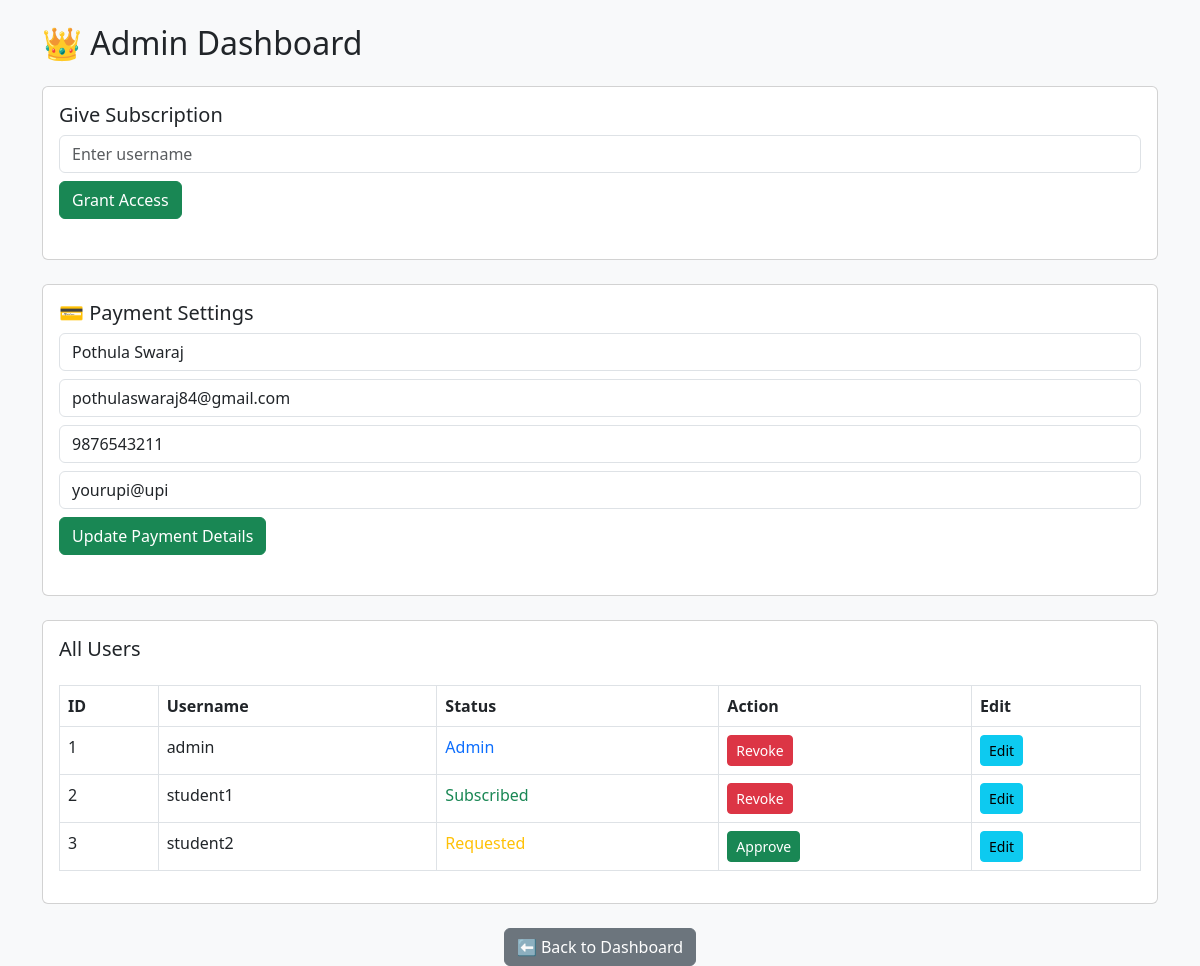
Page /admin (signed in) on the earlier database version.
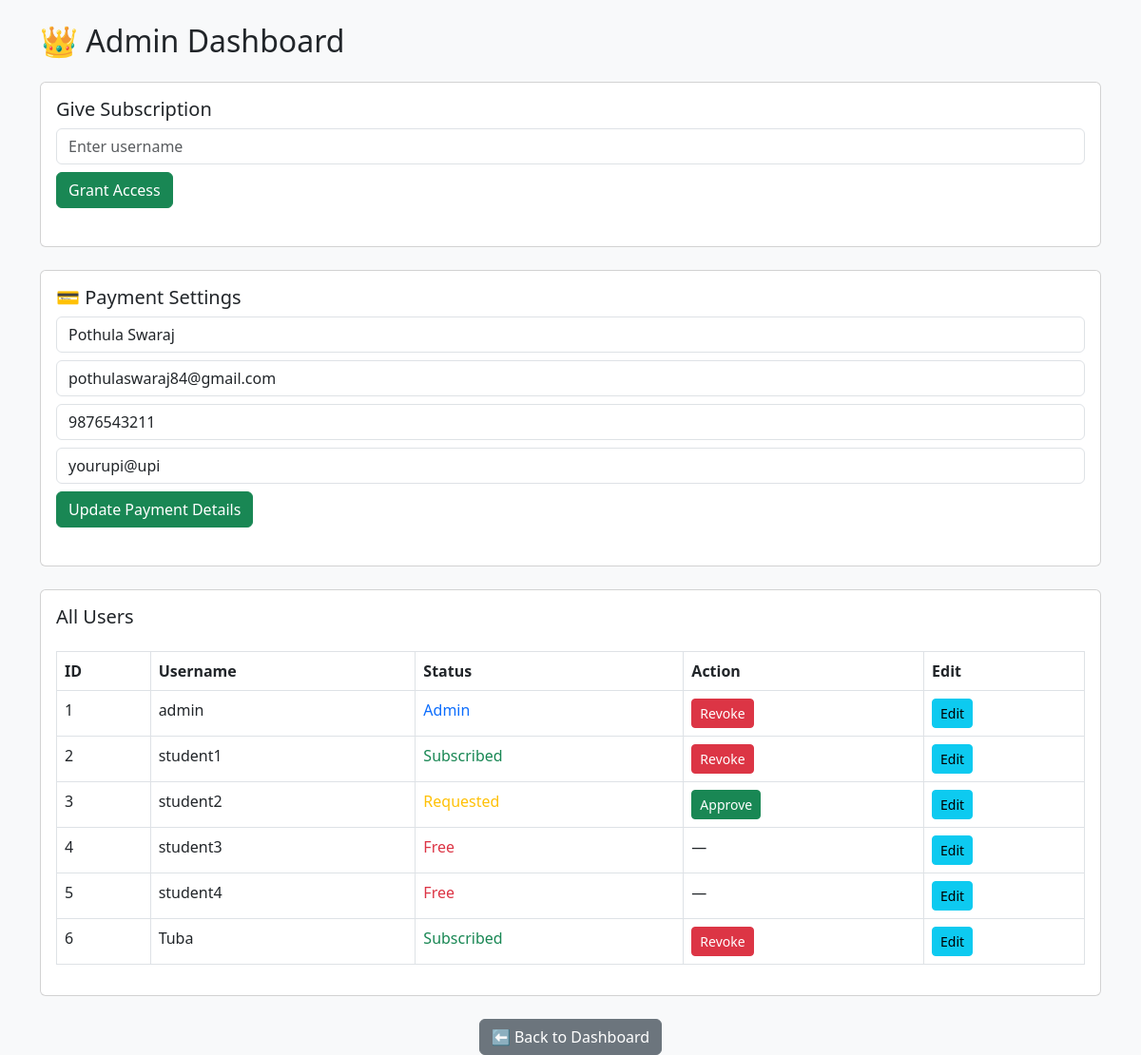
Same page on the later database version.
### models.py (models this page shows)
class AppSettings(db.Model):
    id = db.Column(db.Integer, primary_key=True)
    admin_name = db.Column(db.String(100))
    admin_email = db.Column(db.String(150))
    phone = db.Column(db.String(20))
    upi_id = db.Column(db.String(100))

class User(UserMixin, db.Model):
    id = db.Column(db.Integer, primary_key=True)
    username = db.Column(db.String(100), unique=True, nullable=False)
    password = db.Column(db.String(200), nullable=False)
    ip_address = db.Column(db.String(100))
    user_agent = db.Column(db.String(300))
    full_name = db.Column(db.String(150))
    email = db.Column(db.String(150), unique=True)
    is_admin = db.Column(db.Boolean, default=False)
    is_subscribed = db.Column(db.Boolean, default=False)
    subscription_expiry = db.Column(db.DateTime)
    is_requested = db.Column(db.Boolean, default=False)

### app.py (the view, shortened to what this page needs)
@app.route("/admin", methods=["GET", "POST"])
@login_required
def admin_dashboard():
    if not current_user.is_admin:
        return "Access Denied"
    message = ""
    settings = AppSettings.query.first()
    users = User.query.all()
    response = make_response(render_template("admin.html", users=users, message=message))
    response.headers["Cache-Control"] = "no-store"
    return response

### app.py (called while the page is built)
@login_manager.user_loader
def load_user(user_id):
    return User.query.get(int(user_id))

@app.context_processor
def inject_settings():
    return dict(settings=AppSettings.query.first())

### templates/admin.html (shortened to what this page needs)
<!DOCTYPE html>
<html>
<head>
    <link href="https://cdn.jsdelivr.net/npm/bootstrap@5.3.0/dist/css/bootstrap.min.css" rel="stylesheet">
</head>
<body class="bg-light">
<div class="container mt-4">
    <h2 class="mb-4">👑 Admin Dashboard</h2>
    <div class="card p-3 mb-4">
        <h5>Give Subscription</h5>
        <form method="POST">
            <input type="text" name="username"
                   class="form-control mb-2"
                   placeholder="Enter username" required>
            <button class="btn btn-success">Grant Access</button>
        </form>
    </div>
    <div class="card p-3 mb-4">
        <h5>💳 Payment Settings</h5>
        <form method="POST">
            <input type="text" name="admin_name"
                   value="{{ settings.admin_name }}"
                   class="form-control mb-2"
                   placeholder="Admin Name">
            <input type="email" name="admin_email"
                   value="{{ settings.admin_email }}"
                   class="form-control mb-2"
                   placeholder="Email">
            <input type="text" name="phone"
                   value="{{ settings.phone }}"
                   class="form-control mb-2"
                   placeholder="Phone">
            <input type="text" name="upi_id"
                   value="{{ settings.upi_id }}"
                   class="form-control mb-2"
                   placeholder="UPI ID">
            <button class="btn btn-success">Update Payment Details</button>
        </form>
    </div>
    <div class="card p-3">
        <h5>All Users</h5>
        <table class="table table-bordered mt-3">
            <tr>
                <th>ID</th>
                <th>Username</th>
                <th>Status</th>
                <th>Action</th>
                <th>Edit</th>
            </tr>
            {% for u in users %}
            <tr>
                <td>{{ u.id }}</td>
                <td>{{ u.username }}</td>
                <td>
                    {% if u.is_admin %}
                        <span class="text-primary">Admin</span>
                    {% elif u.is_subscribed %}
                        <span class="text-success">Subscribed</span>
                    {% elif u.is_requested %}
                        <span class="text-warning">Requested</span>
                    {% else %}
                        <span class="text-danger">Free</span>
                    {% endif %}
                </td>
                <td>
                    {% if u.is_requested %}
                        <a href="/approve/{{ u.id }}" class="btn btn-success btn-sm">Approve</a>
                    {% elif u.is_subscribed %}
                        <a href="/revoke/{{ u.id }}" class="btn btn-danger btn-sm">Revoke</a>
                    {% else %}
                        —
                    {% endif %}
                </td>
                <td>
                    <button class="btn btn-info btn-sm"
                        data-bs-toggle="modal"
                        data-bs-target="#editUserModal{{ u.id }}">
                        Edit
                    </button>
                </td>
            </tr>
            {% endfor %}
        </table>
    </div>
</div>
<div class="text-center mt-4">
    <a href="/" class="btn btn-secondary">⬅ Back to Dashboard</a>
</div>
</body>
</html>

Differences in the rows shown:
added User: id "4", username "student3", is_admin "Free"
added User: id "5", username "student4", is_admin "Free"
added User: id "6", username "Tuba", is_admin "Subscribed"
